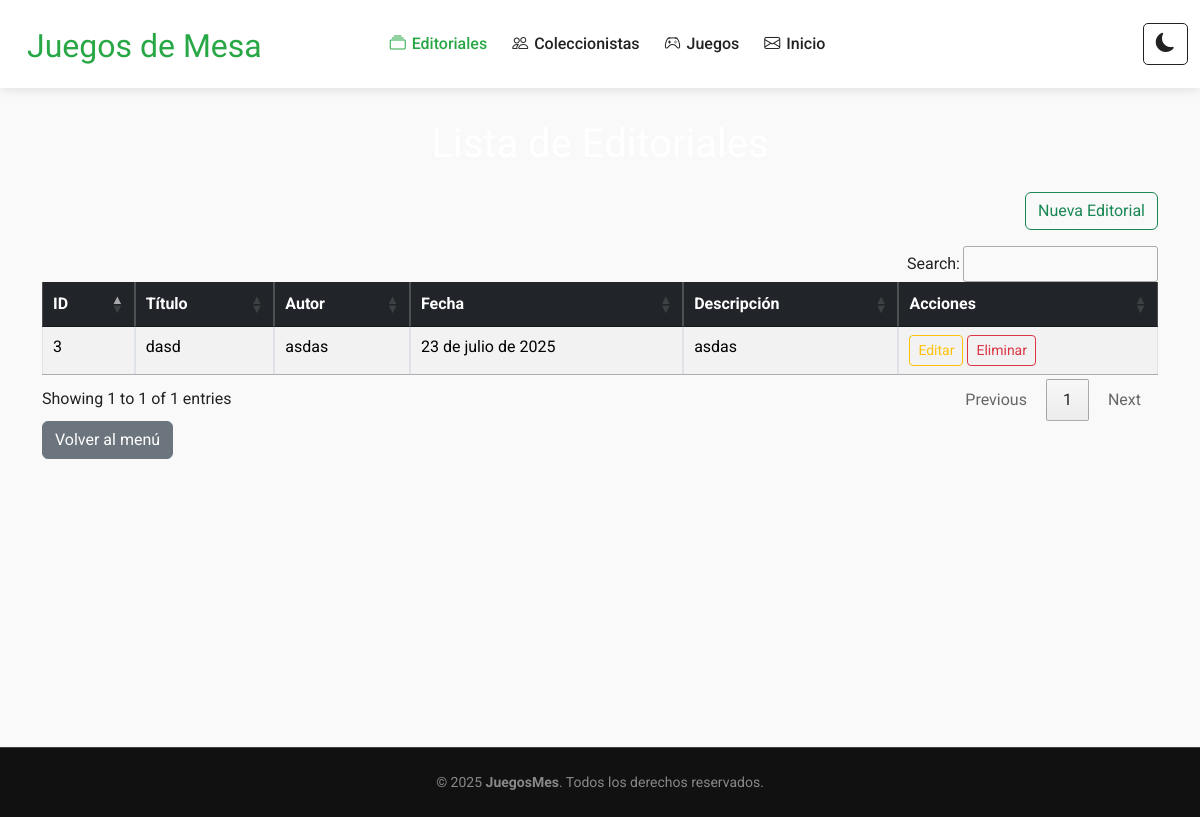
Page /editorial/ on the earlier database version.
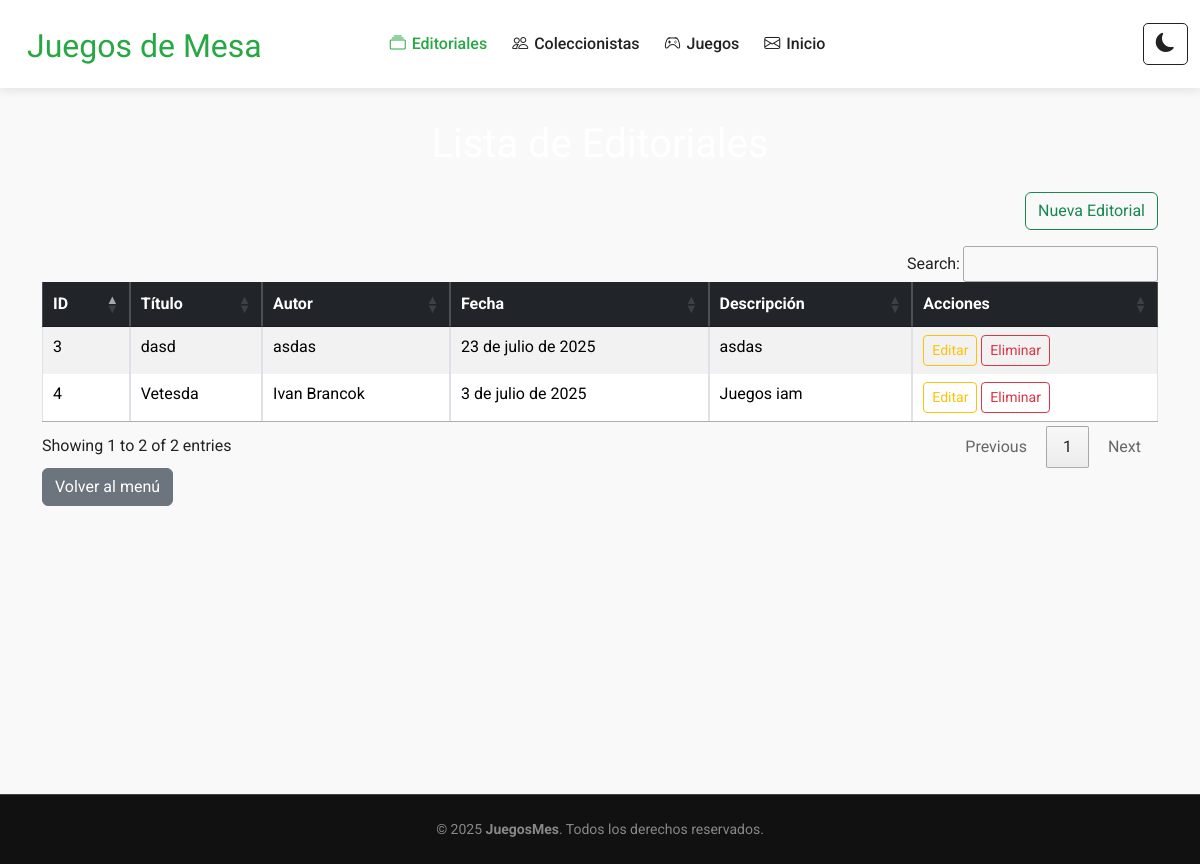
Same page on the later database version.
### Aplicaciones/Editorial/models.py (models this page shows, shortened)
class Editorial(models.Model):
    titulo = models.CharField(max_length=200)
    autor = models.CharField(max_length=100)
    fecha = models.DateField()
    descripcion = models.TextField()

### Aplicaciones/Editorial/views.py (the view)
# urls.py: path('', views.listaEditorial, name='lista_editorial'),
def listaEditorial(request):
    editoriales = Editorial.objects.all()
    return render(request, 'editorial/inicio.html', {'editoriales': editoriales})

### Aplicaciones/Editorial/templates/editorial/inicio.html (shortened to what this page needs)
{% extends 'plantilla.html' %}
{% block contenido %}
<div class="container mt-4">
    <h1 class="text-center mb-4">Lista de Editoriales</h1>
    <div class="text-end mb-3">
        <a href="{% url 'nuevo_editorial' %}" class="btn btn-outline-success">Nueva Editorial</a>
    </div>
    <table id="tabla-editorial" class="table table-bordered table-striped table-hover">
        <thead class="table-dark">
            <tr>
                <th>ID</th>
                <th>Título</th>
                <th>Autor</th>
                <th>Fecha</th>
                <th>Descripción</th>
                <th>Acciones</th>
            </tr>
        </thead>
        <tbody>
            {% for editorial in editoriales %}
            <tr>
                <td>{{ editorial.id }}</td>
                <td>{{ editorial.titulo }}</td>
                <td>{{ editorial.autor }}</td>
                <td>{{ editorial.fecha }}</td>
                <td>{{ editorial.descripcion }}</td>
                <td>
                    <a href="{% url 'editar_editorial' editorial.id %}" class="btn btn-outline-warning btn-sm">Editar</a>
                    <button onclick="confirmDelete({{ editorial.id }})" class="btn btn-outline-danger btn-sm">Eliminar</button>
                </td>
            </tr>
            {% empty %}
            <tr>
                <td colspan="6" class="text-center">No hay editoriales registradas.</td>
            </tr>
            {% endfor %}
        </tbody>
    </table>
    <a href="/" class="btn btn-secondary">Volver al menú</a>
</div>
{% endblock %}

Differences in the rows shown:
added Editorial: id "4", titulo "Vetesda", autor "Ivan Brancok", fecha "3 de julio de 2025", descripcion "Juegos iam"
Other differences:
text written by a page script: "Search: Showing 1 to 1 of 1 entries Previous 1 Next" → "Search: Showing 1 to 2 of 2 entries Previous 1 Next"
